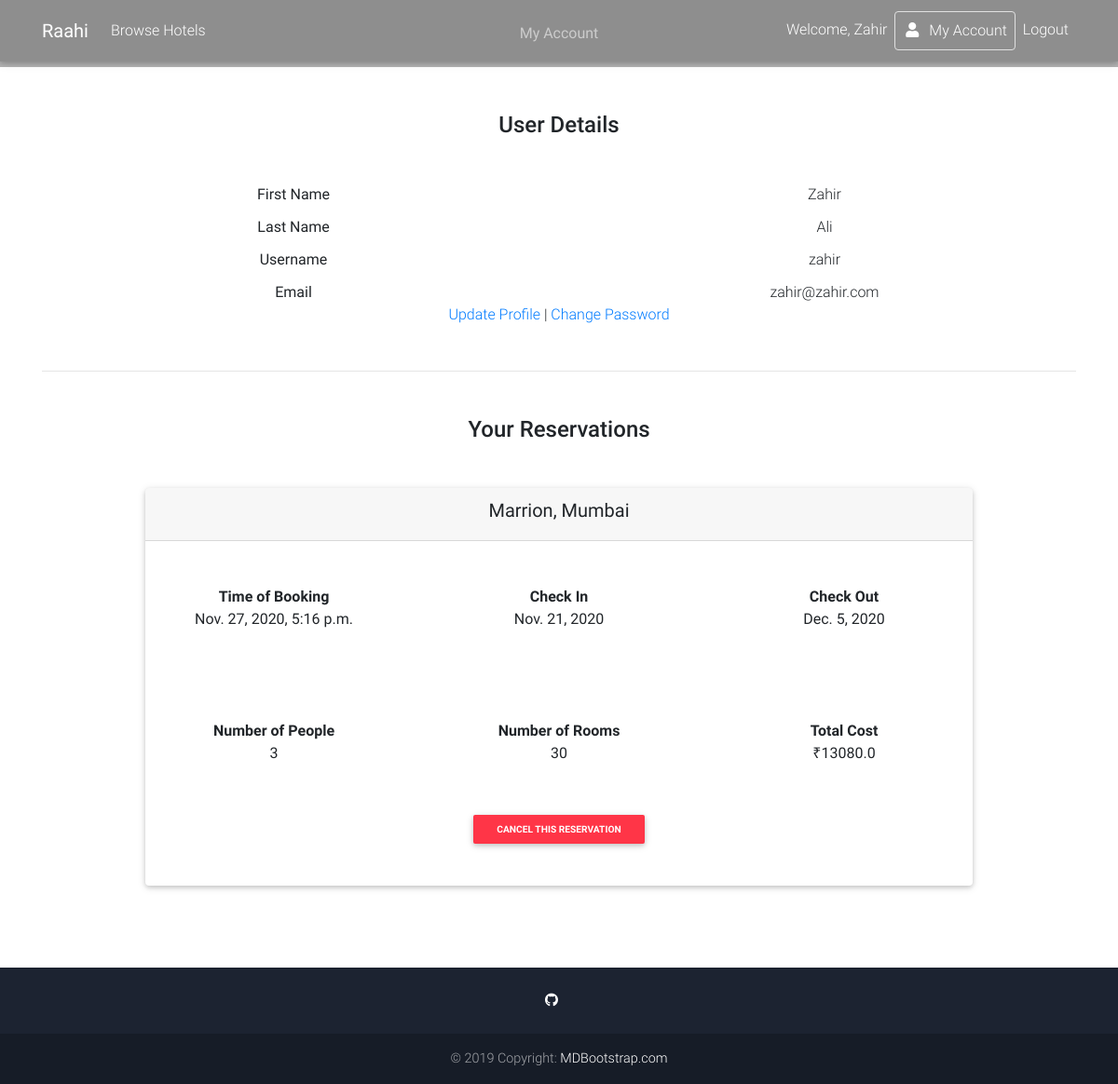
The app's page /myaccount/ (signed in), older data.
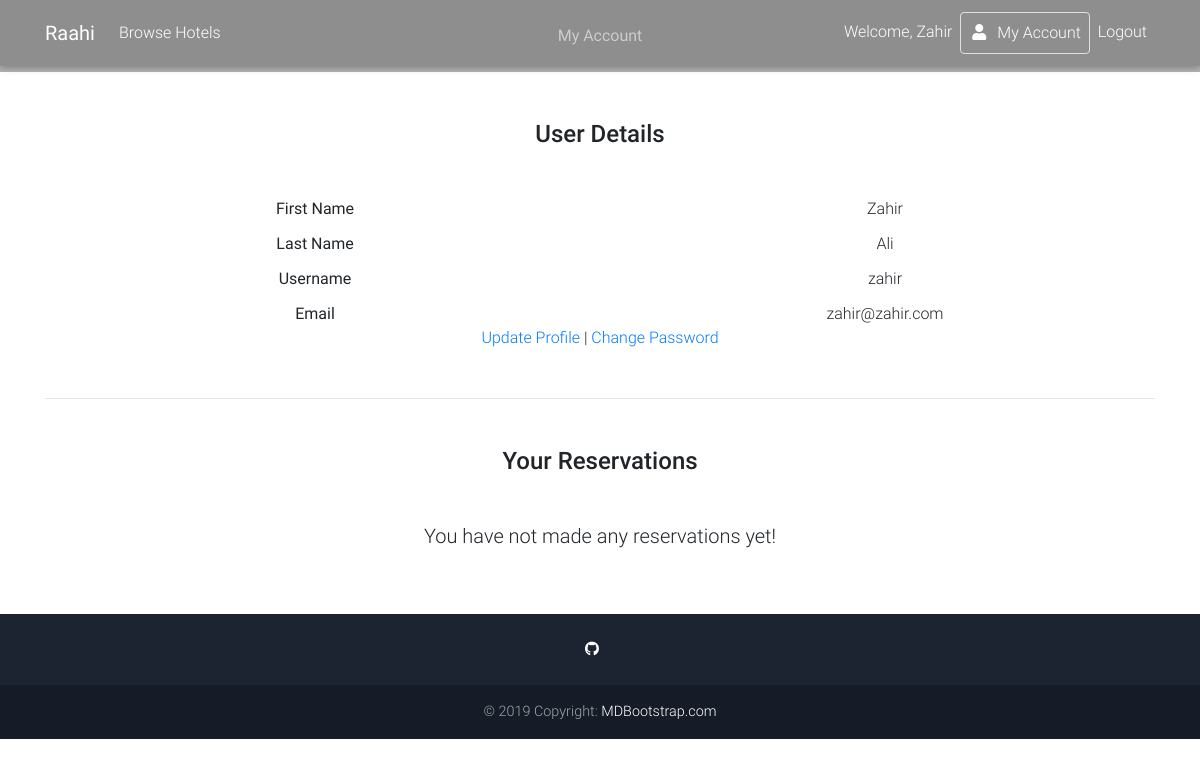
The same page, newer data.
### main/models.py (models this page shows, shortened)
class Reservation(models.Model):
    user = models.ForeignKey(User, on_delete=models.CASCADE, null=True)
    reservation_name = models.CharField(max_length=40, default="")
    reference_name = models.CharField(max_length=40, default="")
    timestamp = models.DateTimeField(default=datetime.now())
    num_people = models.IntegerField(default=1)
    rooms = models.IntegerField(default=1)
    check_in = models.DateField(null=True)
    check_out = models.DateField(null=True)
    cost = models.FloatField(default=0.0)

### main/views.py (the view)
# urls.py: path('myaccount/', views.accountpage, name='myaccount'),
def accountpage(request):
    if request.user.is_authenticated:
        reservation_list = Reservation.objects.filter(user = request.user)
        context = {
            'user': request.user,
            'reservation_list' : reservation_list
        }
        return render(request, 'myaccount.html', context)
    else:
        return redirect('login')

### main/templates/myaccount.html (shortened to what this page needs)
{% extends 'base.html' %}
{% block content %}
        <div style="background-image: url('https://i.pinimg.com/564x/27/d5/5e/27d55e41fedf725d9d54a9a3bcbebd46.jpg'); ; background-size: cover;">
          <div class="mask rgba-black-light d-flex justify-content-center align-items-center">
            <div class="text-center white-text mx-5 wow fadeIn">
              <p class="mb-4 d-none d-md-block">
                <strong>My Account</strong>
              </p>
            </div>
          </div>
        </div>
  <main>
    <div class="container">
      <section>
        <center>
        <h2 class="my-5 h4 text-center">User Details</h2>
          <div class="row">
            <div class="col-sm">
              <b>First Name</b>
            </div>
            <div class="col-sm">
              {{request.user.first_name}}
            </div>
          </div>
          <div class="row" style="margin-top: 1%;">
            <div class="col-sm">
              <b>Last Name</b>
            </div>
            <div class="col-sm">
              {{request.user.last_name}}
            </div>
          </div>
          <div class="row" style="margin-top: 1%;">
            <div class="col-sm">
              <b>Username</b>
            </div>
            <div class="col-sm">
              {{request.user.username}}
            </div>
          </div>
          <div class="row" style="margin-top: 1%;">
            <div class="col-sm">
              <b>Email</b>
            </div>
            <div class="col-sm">
              {{request.user.email}}
            </div>
          </div>
          <a href="{% url 'editprofile' %}">Update Profile</a> | <a href="{% url 'editpassword' %}">Change Password</a>
        </center>
      </section>
      <hr class="my-5">
    </div>
    <div class="container">
      <section class="mt-5 wow fadeIn">
        <h3 class="my-5 h4 text-center">Your Reservations</h3>
        {% if reservation_list %}
        {% for reservation in reservation_list %}
          <div class="card mx-auto text-center" style="width: 80%; margin-bottom: 8%">
            <div class="card-header text-center">
              <h5><strong>{{reservation.reference_name}}</strong></h5>
            </div>
            <div class="row">
              <div class="col mt-5 mb-5">
                <strong>Time of Booking</strong> <br>
                {{reservation.timestamp}} <br>
              </div>
              <div class="col mt-5 mb-5">
                <strong>Check In</strong> <br>
                {{reservation.check_in}} <br>
              </div>
              <div class="col mt-5 mb-5">
                <strong>Check Out</strong> <br>
                {{reservation.check_out}} <br>
              </div>
            </div>
            <div class="row">
              <div class="col mt-5 mb-5">
                <strong>Number of People</strong> <br>
                {{reservation.num_people}} <br>
              </div>
              <div class="col mt-5 mb-5">
                <strong>Number of Rooms</strong> <br>
                {{reservation.rooms}} <br>
              </div>
              <div class="col mt-5 mb-5">
                <strong>Total Cost</strong> <br>
                ₹{{reservation.cost}} <br>
              </div>
            </div>
            <form method="POST" action="{% url 'cancelbooking' %}">
            <button class="btn btn-sm btn-danger" type="submit" style="margin-bottom: 5%;" ><strong>Cancel this reservation</strong></button>
          </form>
          </div>
        {% endfor %}
        {% else %}
        <center><h5 style="margin-bottom: 6%;">You have not made any reservations yet!</h5></center>
        {% endif %}
      </section>
    </div>
  </main>
{% endblock content %}

Row changes from the older to the newer data that the page shows:
removed Reservation: reference_name "Marrion, Mumbai", timestamp "Nov. 27, 2020, 5:16 p.m.", check_in "Nov. 21, 2020", check_out "Dec. 5, 2020", num_people "3", rooms "30", cost "13080.0"
Text that changed along with them:
text now shown: "You have not made any reservations yet!"
